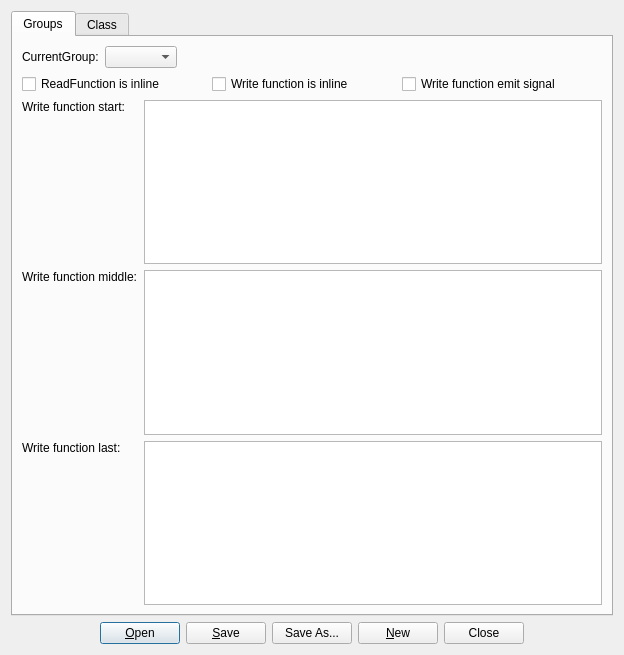
<?xml version="1.0" encoding="UTF-8"?>
<ui version="4.0">
 <class>DialogSet</class>
 <widget class="QDialog" name="DialogSet">
  <property name="geometry">
   <rect>
    <x>0</x>
    <y>0</y>
    <width>624</width>
    <height>655</height>
   </rect>
  </property>
  <property name="windowTitle">
   <string>Dialog</string>
  </property>
  <property name="modal">
   <bool>true</bool>
  </property>
  <layout class="QVBoxLayout" name="verticalLayout">
   <item>
    <widget class="QTabWidget" name="tabWidget">
     <property name="currentIndex">
      <number>0</number>
     </property>
     <widget class="QWidget" name="tabGroups">
      <attribute name="title">
       <string>Groups</string>
      </attribute>
      <layout class="QVBoxLayout" name="verticalLayout_2">
       <item>
        <layout class="QHBoxLayout" name="horizontalLayout_5">
         <item>
          <widget class="QLabel" name="labelCurrentGroup">
           <property name="text">
            <string>CurrentGroup:</string>
           </property>
          </widget>
         </item>
         <item>
          <widget class="QComboBox" name="comboBoxCurrentGroup"/>
         </item>
         <item>
          <spacer name="horizontalSpacer_9">
           <property name="orientation">
            <enum>Qt::Horizontal</enum>
           </property>
           <property name="sizeHint" stdset="0">
            <size>
             <width>40</width>
             <height>20</height>
            </size>
           </property>
          </spacer>
         </item>
        </layout>
       </item>
       <item>
        <layout class="QHBoxLayout" name="horizontalLayout_2">
         <item>
          <widget class="QCheckBox" name="checkBoxGroupReadFunctionIsInline">
           <property name="sizePolicy">
            <sizepolicy hsizetype="Fixed" vsizetype="Fixed">
             <horstretch>0</horstretch>
             <verstretch>0</verstretch>
            </sizepolicy>
           </property>
           <property name="text">
            <string>ReadFunction is inline</string>
           </property>
          </widget>
         </item>
         <item>
          <spacer name="horizontalSpacer_6">
           <property name="orientation">
            <enum>Qt::Horizontal</enum>
           </property>
           <property name="sizeHint" stdset="0">
            <size>
             <width>40</width>
             <height>20</height>
            </size>
           </property>
          </spacer>
         </item>
         <item>
          <widget class="QCheckBox" name="checkBoxGroupWriteFunctionIsInline">
           <property name="sizePolicy">
            <sizepolicy hsizetype="Fixed" vsizetype="Fixed">
             <horstretch>0</horstretch>
             <verstretch>0</verstretch>
            </sizepolicy>
           </property>
           <property name="text">
            <string>Write function is inline</string>
           </property>
          </widget>
         </item>
         <item>
          <spacer name="horizontalSpacer_7">
           <property name="orientation">
            <enum>Qt::Horizontal</enum>
           </property>
           <property name="sizeHint" stdset="0">
            <size>
             <width>40</width>
             <height>20</height>
            </size>
           </property>
          </spacer>
         </item>
         <item>
          <widget class="QCheckBox" name="checkBoxGroupWriteFunctionEmitSignal">
           <property name="sizePolicy">
            <sizepolicy hsizetype="Fixed" vsizetype="Fixed">
             <horstretch>0</horstretch>
             <verstretch>0</verstretch>
            </sizepolicy>
           </property>
           <property name="text">
            <string>Write function emit signal</string>
           </property>
          </widget>
         </item>
         <item>
          <spacer name="horizontalSpacer_8">
           <property name="orientation">
            <enum>Qt::Horizontal</enum>
           </property>
           <property name="sizeHint" stdset="0">
            <size>
             <width>40</width>
             <height>20</height>
            </size>
           </property>
          </spacer>
         </item>
        </layout>
       </item>
       <item>
        <layout class="QGridLayout" name="gridLayout">
         <item row="0" column="0">
          <widget class="QLabel" name="labelGroupWriteFunctionStart">
           <property name="sizePolicy">
            <sizepolicy hsizetype="Fixed" vsizetype="MinimumExpanding">
             <horstretch>0</horstretch>
             <verstretch>0</verstretch>
            </sizepolicy>
           </property>
           <property name="text">
            <string>Write function start:</string>
           </property>
           <property name="alignment">
            <set>Qt::AlignLeading|Qt::AlignLeft|Qt::AlignTop</set>
           </property>
          </widget>
         </item>
         <item row="1" column="0">
          <widget class="QLabel" name="labelGroupWriteFunctionMiddle">
           <property name="sizePolicy">
            <sizepolicy hsizetype="Fixed" vsizetype="MinimumExpanding">
             <horstretch>0</horstretch>
             <verstretch>0</verstretch>
            </sizepolicy>
           </property>
           <property name="text">
            <string>Write function middle:</string>
           </property>
           <property name="alignment">
            <set>Qt::AlignLeading|Qt::AlignLeft|Qt::AlignTop</set>
           </property>
          </widget>
         </item>
         <item row="2" column="0">
          <widget class="QLabel" name="labelGroupWriteFunctionLast">
           <property name="sizePolicy">
            <sizepolicy hsizetype="Fixed" vsizetype="MinimumExpanding">
             <horstretch>0</horstretch>
             <verstretch>0</verstretch>
            </sizepolicy>
           </property>
           <property name="text">
            <string>Write function last:</string>
           </property>
           <property name="alignment">
            <set>Qt::AlignLeading|Qt::AlignLeft|Qt::AlignTop</set>
           </property>
          </widget>
         </item>
         <item row="0" column="1">
          <widget class="QPlainTextEdit" name="plainTextEditGroupWriteFunctionStart"/>
         </item>
         <item row="1" column="1">
          <widget class="QPlainTextEdit" name="plainTextEditGroupWriteFunctionMiddle"/>
         </item>
         <item row="2" column="1">
          <widget class="QPlainTextEdit" name="plainTextEditGroupWriteFunctionLast"/>
         </item>
        </layout>
       </item>
      </layout>
     </widget>
     <widget class="QWidget" name="tabClass">
      <attribute name="title">
       <string>Class</string>
      </attribute>
      <layout class="QVBoxLayout" name="verticalLayout_3">
       <item>
        <layout class="QHBoxLayout" name="horizontalLayout_3">
         <item>
          <widget class="QLabel" name="labelClassName">
           <property name="sizePolicy">
            <sizepolicy hsizetype="Fixed" vsizetype="Fixed">
             <horstretch>0</horstretch>
             <verstretch>0</verstretch>
            </sizepolicy>
           </property>
           <property name="text">
            <string>Name:</string>
           </property>
           <property name="buddy">
            <cstring>lineEditClassName</cstring>
           </property>
          </widget>
         </item>
         <item>
          <widget class="QLineEdit" name="lineEditClassName"/>
         </item>
         <item>
          <spacer name="horizontalSpacer_3">
           <property name="orientation">
            <enum>Qt::Horizontal</enum>
           </property>
           <property name="sizeHint" stdset="0">
            <size>
             <width>40</width>
             <height>20</height>
            </size>
           </property>
          </spacer>
         </item>
         <item>
          <widget class="QLabel" name="labelClassInherits">
           <property name="sizePolicy">
            <sizepolicy hsizetype="Fixed" vsizetype="Fixed">
             <horstretch>0</horstretch>
             <verstretch>0</verstretch>
            </sizepolicy>
           </property>
           <property name="text">
            <string>Inherits:</string>
           </property>
           <property name="alignment">
            <set>Qt::AlignRight|Qt::AlignTrailing|Qt::AlignVCenter</set>
           </property>
           <property name="buddy">
            <cstring>lineEditClassInherits</cstring>
           </property>
          </widget>
         </item>
         <item>
          <widget class="QLineEdit" name="lineEditClassInherits"/>
         </item>
         <item>
          <spacer name="horizontalSpacer_5">
           <property name="orientation">
            <enum>Qt::Horizontal</enum>
           </property>
           <property name="sizeHint" stdset="0">
            <size>
             <width>40</width>
             <height>20</height>
            </size>
           </property>
          </spacer>
         </item>
        </layout>
       </item>
       <item>
        <layout class="QHBoxLayout" name="horizontalLayout_4">
         <item>
          <widget class="QLabel" name="labelClassTypeInformation">
           <property name="sizePolicy">
            <sizepolicy hsizetype="Fixed" vsizetype="Fixed">
             <horstretch>0</horstretch>
             <verstretch>0</verstretch>
            </sizepolicy>
           </property>
           <property name="text">
            <string>Type inherits information:</string>
           </property>
           <property name="buddy">
            <cstring>comboBoxClassTypeInformation</cstring>
           </property>
          </widget>
         </item>
         <item>
          <widget class="QComboBox" name="comboBoxClassTypeInformation">
           <property name="sizePolicy">
            <sizepolicy hsizetype="Expanding" vsizetype="Fixed">
             <horstretch>0</horstretch>
             <verstretch>0</verstretch>
            </sizepolicy>
           </property>
           <item>
            <property name="text">
             <string>None</string>
            </property>
           </item>
           <item>
            <property name="text">
             <string>Inherits QObject</string>
            </property>
           </item>
           <item>
            <property name="text">
             <string>Inherits QWidget</string>
            </property>
           </item>
           <item>
            <property name="text">
             <string>Inherits QQuickItem</string>
            </property>
           </item>
          </widget>
         </item>
         <item>
          <spacer name="horizontalSpacer_4">
           <property name="orientation">
            <enum>Qt::Horizontal</enum>
           </property>
           <property name="sizeHint" stdset="0">
            <size>
             <width>40</width>
             <height>20</height>
            </size>
           </property>
          </spacer>
         </item>
        </layout>
       </item>
       <item>
        <spacer name="verticalSpacer">
         <property name="orientation">
          <enum>Qt::Vertical</enum>
         </property>
         <property name="sizeHint" stdset="0">
          <size>
           <width>20</width>
           <height>494</height>
          </size>
         </property>
        </spacer>
       </item>
      </layout>
     </widget>
    </widget>
   </item>
   <item>
    <layout class="QHBoxLayout" name="horizontalLayout">
     <item>
      <spacer name="horizontalSpacer">
       <property name="orientation">
        <enum>Qt::Horizontal</enum>
       </property>
       <property name="sizeHint" stdset="0">
        <size>
         <width>40</width>
         <height>20</height>
        </size>
       </property>
      </spacer>
     </item>
     <item>
      <widget class="QPushButton" name="pushButtonOpenSettingsPolicy">
       <property name="text">
        <string>&amp;Open</string>
       </property>
      </widget>
     </item>
     <item>
      <widget class="QPushButton" name="pushButtonSaveSettingsPolicy">
       <property name="text">
        <string>&amp;Save</string>
       </property>
      </widget>
     </item>
     <item>
      <widget class="QPushButton" name="pushButtonSaveSettingsPolicyAs">
       <property name="text">
        <string>Save As...</string>
       </property>
      </widget>
     </item>
     <item>
      <widget class="QPushButton" name="pushButtonNewSettingsPolicy">
       <property name="text">
        <string>&amp;New</string>
       </property>
      </widget>
     </item>
     <item>
      <widget class="QPushButton" name="pushButtonCloseSettingsDialog">
       <property name="text">
        <string>Close</string>
       </property>
      </widget>
     </item>
     <item>
      <spacer name="horizontalSpacer_2">
       <property name="orientation">
        <enum>Qt::Horizontal</enum>
       </property>
       <property name="sizeHint" stdset="0">
        <size>
         <width>40</width>
         <height>20</height>
        </size>
       </property>
      </spacer>
     </item>
    </layout>
   </item>
  </layout>
 </widget>
 <tabstops>
  <tabstop>tabWidget</tabstop>
  <tabstop>pushButtonOpenSettingsPolicy</tabstop>
  <tabstop>pushButtonSaveSettingsPolicy</tabstop>
  <tabstop>pushButtonSaveSettingsPolicyAs</tabstop>
  <tabstop>pushButtonNewSettingsPolicy</tabstop>
  <tabstop>pushButtonCloseSettingsDialog</tabstop>
  <tabstop>lineEditClassName</tabstop>
  <tabstop>lineEditClassInherits</tabstop>
  <tabstop>comboBoxClassTypeInformation</tabstop>
  <tabstop>checkBoxGroupReadFunctionIsInline</tabstop>
  <tabstop>checkBoxGroupWriteFunctionIsInline</tabstop>
  <tabstop>checkBoxGroupWriteFunctionEmitSignal</tabstop>
 </tabstops>
 <resources/>
 <connections/>
</ui>
